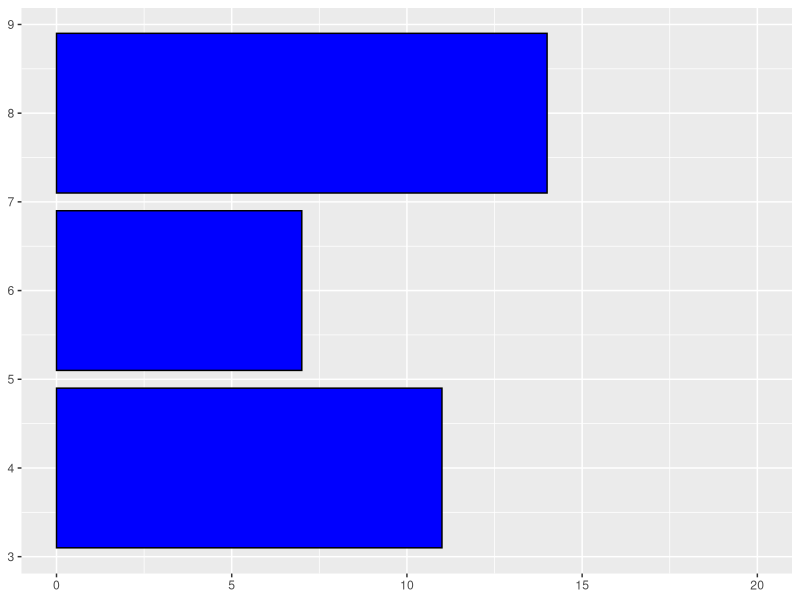

Source code (R):
library(ggplot2)

# mtcars$cyl <- as.factor(mtcars$cyl)
# mtcars$gear <- as.factor(mtcars$gear)

ggbar1 <- function(data, column, bar_col = 'blue', bor_col = 'black',
                   yaxlimit = FALSE, y1 = NA, y2 = NA, horizontal = FALSE,
                   title = NULL, xlab = NULL, ylab = NULL, 
                   title_col = 'black', title_vjust = 0.5,
                   title_fam = 'serif', title_face = 'plain', 
                   title_size = 10, title_hjust = 0.5, 
                   xax_col = 'black', xax_fam = 'serif', 
                   xax_face = 'plain', xax_size = 10, 
                   xax_hjust = 0.5, xax_vjust = 0.5,
                   yax_col = 'black', yax_fam = 'serif', 
                   yax_face = 'plain', yax_size = 10, 
                   yax_hjust = 0.5, yax_vjust = 0.5,
                   remove_xax = FALSE, remove_yax = FALSE,
                   add_text = FALSE, xloc = NA, yloc = NA, 
                   label = NA, tex_color = NA, tex_size = NA) {
  
  p <- ggplot(data, aes_string(column)) +
    geom_bar(fill = bar_col, col = bor_col)
  
  if (yaxlimit) {
    p <- p + ylim(y1, y2)
    p
  }
  
  p <- p + ggtitle(title) + xlab(xlab) + ylab(ylab) +
    theme(
      plot.title = element_text(color = title_col, family = title_fam,
                                face = title_face, size = title_size, hjust = title_hjust,
                                vjust = title_vjust),
      axis.title.x = element_text(color = xax_col, family = xax_fam,
                                  face = xax_face, size = xax_size, hjust = xax_hjust,
                                  vjust = xax_vjust),
      axis.title.y = element_text(color = yax_col, family = yax_fam,
                                  face = yax_face, size = yax_size, hjust = yax_hjust,
                                  vjust = yax_vjust)
    )
  
  if (horizontal) {
    p <- p + coord_flip()
  }
  
  
  if(remove_xax) {
    p <- p + theme(
      axis.title.x = element_blank()
    )
    p
  }
  
  if(remove_yax) {
    p <- p + theme(
      axis.title.y = element_blank()
    )
    p
  }
  
  if(add_text) {
    p <- p + annotate("text", x = xloc, y = yloc, label = label, 
                      color = tex_color, size = tex_size)
    p
  }
  
  p
  
}

ggbar1(mtcars, 'cyl', yaxlimit = TRUE, y1 = 0, y2 = 20, horizontal = TRUE)
